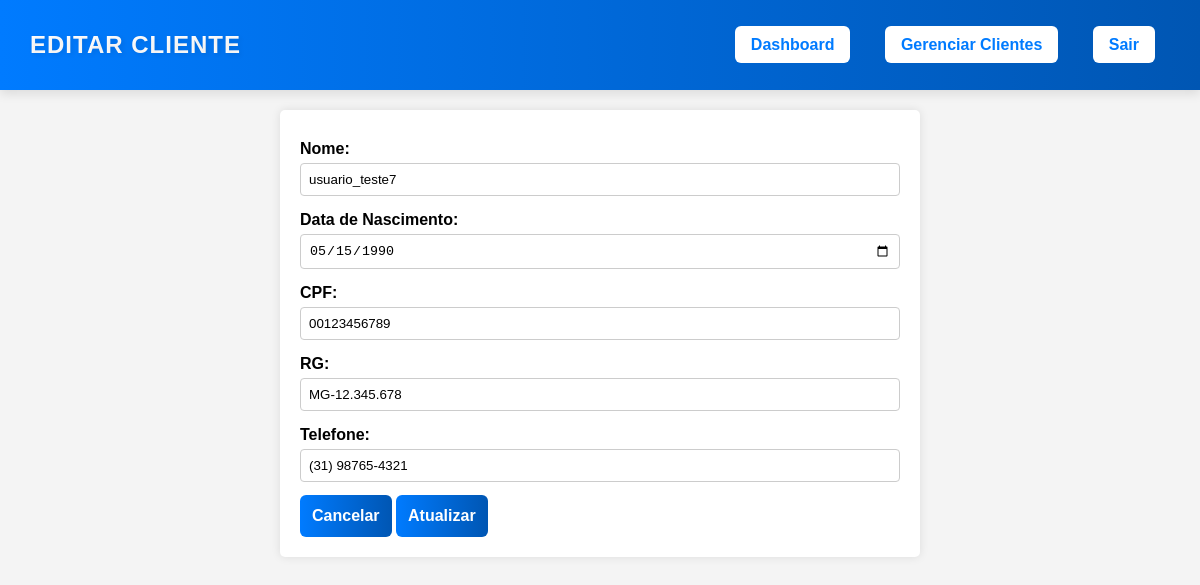
/editarClientes.php?id=4 (signed in), run on the app's committed database.
### tables this page shows
CREATE TABLE `clientes` (
  `id` int NOT NULL AUTO_INCREMENT,
  `nome` varchar(100) NOT NULL,
  `data_nascimento` date NOT NULL,
  `cpf` varchar(14) NOT NULL,
  `rg` varchar(20) NOT NULL,
  `telefone` varchar(20) NOT NULL,
  PRIMARY KEY (`id`),
  UNIQUE KEY `cpf` (`cpf`),
  UNIQUE KEY `rg` (`rg`)
);

### app/services/clienteServices.php (called while the page is built, shortened)
<?php
function buscarClientePorId($pdo, $id) {
  $sql = "SELECT id, nome, data_nascimento, cpf, rg, telefone FROM clientes WHERE id = ?";
  $stmt = $pdo->prepare($sql);
  $stmt->execute([$id]);
  return $stmt->fetch(PDO::FETCH_ASSOC);
}
?>

### public/editarClientes.php (the view, shortened to what this page needs)
<?php
require_once __DIR__ . '/../app/config/config.php';
require_once __DIR__ . '/../app/services/clienteServices.php';
$pdo = conectarBanco();
$cliente_id = $_GET['id'];
$cliente = buscarClientePorId($pdo, $cliente_id);
?>
<!DOCTYPE html>
<html lang="pt-BR">
<head>
    <link rel="stylesheet" href="assets/css/editarClientes.css">
</head>
<body>
    <header class="header-clientes">
        <h1>Editar Cliente</h1>
        <nav>
            <a href="dashboard.php" class="btn-editar">Dashboard</a>
            <a href="clientes.php" class="btn-editar">Gerenciar Clientes</a>
            <a href="logout.php" class="btn-editar">Sair</a>
        </nav>
    </header>
    <div class="container">
        <form method="POST">
            <label>Nome:</label>
            <input type="text" name="nome" value="<?= htmlspecialchars($cliente['nome']) ?>" required>
            <label>Data de Nascimento:</label>
            <input type="date" name="data_nascimento" value="<?= htmlspecialchars($cliente['data_nascimento']) ?>" required>
            <label>CPF:</label>
            <input type="text" id="cpf" name="cpf" value="<?= htmlspecialchars($cliente['cpf']) ?>" required>
            <label>RG:</label>
            <input type="text" id="rg" name="rg" value="<?= htmlspecialchars($cliente['rg']) ?>" required>
            <label>Telefone:</label>
            <input type="text" id="telefone" name="telefone" value="<?= htmlspecialchars($cliente['telefone']) ?>" required>
            <div class="botoes">
                <a href="clientes.php" class="btn-cancelar">Cancelar</a>
                <button type="submit" class="btn-atualizar">Atualizar</button>
            </div>
        </form>
    </div>
</body>
</html>

### public/assets/css/editarClientes.css (style rules this page uses)
body { font-family: Arial, sans-serif; background-color: #f4f4f4; margin: 0; padding: 0; }
header { background: #007bff; color: white; padding: 15px; text-align: center; }
nav a { color: white; margin: 0 15px; text-decoration: none; font-weight: bold; }
.header-clientes { background: linear-gradient(90deg, #007bff 0%, #0056b3 100%); color: white; display: flex; justify-content: space-between; align-items: center; padding: 15px 30px; box-shadow: 0px 4px 10px rgba(0, 0, 0, 0.1); }
.header-clientes h1 { font-size: 1.5rem; font-weight: bold; text-transform: uppercase; letter-spacing: 1px; color: white; text-shadow: 2px 2px 5px rgba(0, 0, 0, 0.089); background: linear-gradient(90deg, #ffffff, #ffffff); -webkit-background-clip: text; -webkit-text-fill-color: transparent; animation: fadeIn 1s ease-in-out; }
.btn-editar { background: white; color: #007bff; padding: 10px 16px; font-size: 16px; font-weight: bold; text-decoration: none; border-radius: 6px; transition: all 0.3s ease-in-out; }
.container { width: 50%; margin: auto; background: white; padding: 20px; box-shadow: 0px 0px 10px rgba(0, 0, 0, 0.1); border-radius: 5px; margin-top: 20px; }
.btn-cancelar { display: inline-block; padding: 12px; border: none; background: linear-gradient(90deg, #007bff 0%, #0056b3 100%); color: white; font-size: 16px; font-weight: bold; border-radius: 6px; cursor: pointer; transition: all 0.3s ease-in-out; text-align: center; text-decoration: none; margin-top: 0.5rem; }
.btn-atualizar { display: inline-block; padding: 12px; border: none; background: linear-gradient(90deg, #007bff 0%, #0056b3 100%); color: white; font-size: 16px; font-weight: bold; border-radius: 6px; cursor: pointer; transition: all 0.3s ease-in-out; text-align: center; text-decoration: none; margin-top: 0.5rem; }
form { display: flex; flex-direction: column; }
form label { font-weight: bold; margin-top: 10px; }
form input { padding: 8px; margin: 5px 0; border: 1px solid #ccc; border-radius: 4px; }
button { margin-top: 15px; padding: 10px; border: none; background-color: #007bff; color: white; font-size: 16px; border-radius: 5px; cursor: pointer; }

### data on the page
clientes: nome "usuario_teste7", data_nascimento "05/15/1990", cpf "00123456789", rg "MG-12.345.678", telefone "(31) 98765-4321"
